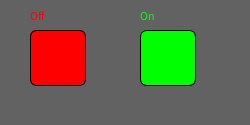
Frame 1 (no input)
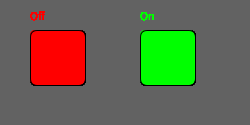
Frame 60 (the mouse pressed at the canvas centre just before this capture)
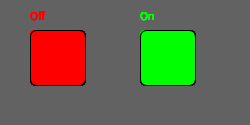
Frame 120 (the mouse held since frame 60 and released just before this capture)

The Processing sketch that drew these frames (run headless with seeded random() and noise(); from frame 60 on, the mouse is pressed at the canvas centre):

// Processing sketch: processing_83237
// ── processing_83237.pde

void setup() {  //setup function called initially, only once
  size(250, 125);
  background(98);
}

void draw() {  //draw function loops 
//labels first
//textSize(20);
fill(255,0,0);
text("Off",30, 20);
//then the buttons
fill(255,0,0);
rect(30, 30, 55, 55, 7);
//drawRect(255, 0, 0, 30, 30, 55, 55, 7);
//drawRect(0,255,0, 140, 30, 55, 55, 7);
fill(0, 255, 0);
text("On",140, 20);
fill(0, 255, 0);
rect(140, 30, 55, 55, 7);
}

/*
void drawRect(int, red, int green, int blue, int x, int y, int width, int height, int corner){
fill(red,green,blue);
rect(x, y,width, height, corner);
}
*/
